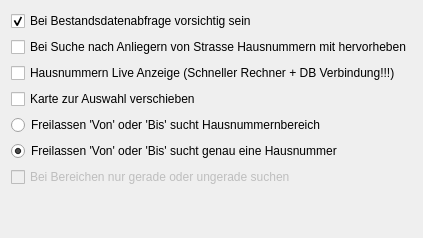
             <widget class="QWidget" name="tab_allg">
              <property name="sizePolicy">
               <sizepolicy hsizetype="MinimumExpanding" vsizetype="MinimumExpanding">
                <horstretch>0</horstretch>
                <verstretch>0</verstretch>
               </sizepolicy>
              </property>
              <attribute name="title">
               <string>Suche/Abfrage</string>
              </attribute>
              <layout class="QVBoxLayout" name="verticalLayout_12">
               <item>
                <layout class="QVBoxLayout" name="verticalLayout_4">
                 <item>
                  <widget class="QCheckBox" name="cb_vorsicht">
                   <property name="text">
                    <string>Bei Bestandsdatenabfrage vorsichtig sein</string>
                   </property>
                   <property name="checked">
                    <bool>true</bool>
                   </property>
                  </widget>
                 </item>
                 <item>
                  <widget class="QCheckBox" name="cb_highlight_hnr">
                   <property name="text">
                    <string>Bei Suche nach Anliegern von Strasse Hausnummern mit hervorheben</string>
                   </property>
                  </widget>
                 </item>
                 <item>
                  <widget class="QCheckBox" name="cb_live_hnr">
                   <property name="text">
                    <string>Hausnummern Live Anzeige (Schneller Rechner + DB Verbindung!!!)</string>
                   </property>
                  </widget>
                 </item>
                 <item>
                  <widget class="QCheckBox" name="cb_zoom_map">
                   <property name="text">
                    <string>Karte zur Auswahl verschieben</string>
                   </property>
                  </widget>
                 </item>
                 <item>
                  <widget class="QRadioButton" name="radioButton_hnrBereich">
                   <property name="text">
                    <string>Freilassen 'Von' oder 'Bis' sucht Hausnummernbereich</string>
                   </property>
                   <property name="checked">
                    <bool>false</bool>
                   </property>
                  </widget>
                 </item>
                 <item>
                  <widget class="QRadioButton" name="radioButton_hnrGenau">
                   <property name="text">
                    <string>Freilassen 'Von' oder 'Bis' sucht genau eine Hausnummer</string>
                   </property>
                   <property name="checked">
                    <bool>true</bool>
                   </property>
                  </widget>
                 </item>
                 <item>
                  <widget class="QCheckBox" name="cb_search_oddeven">
                   <property name="enabled">
                    <bool>false</bool>
                   </property>
                   <property name="text">
                    <string>Bei Bereichen nur gerade oder ungerade suchen</string>
                   </property>
                  </widget>
                 </item>
                 <item>
                  <spacer name="verticalSpacer_3">
                   <property name="orientation">
                    <enum>Qt::Vertical</enum>
                   </property>
                   <property name="sizeHint" stdset="0">
                    <size>
                     <width>20</width>
                     <height>40</height>
                    </size>
                   </property>
                  </spacer>
                 </item>
                </layout>
               </item>
              </layout>
             </widget>
